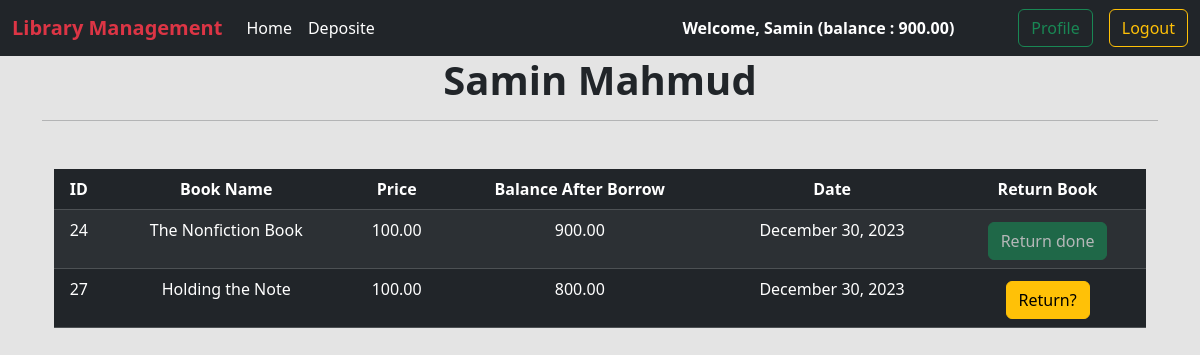
Screenshot of /book/profile/ (signed in) with the database file from the repository.
### accounts/models.py (models this page shows)
class UserAccount(models.Model):
    user = models.OneToOneField(User,related_name='account', on_delete=models.CASCADE)
    initial_deposite_date = models.DateField(auto_now_add=True)
    balance = models.DecimalField(default=0, max_digits=12, decimal_places=2)
    def __str__(self):
        return str(self.user.id)

### book/models.py (models this page shows, shortened)
class BorrowedBook(models.Model):
    book = models.ForeignKey(Book, on_delete=models.CASCADE)
    account = models.ForeignKey(UserAccount,  on_delete = models.CASCADE)
    borrowing_date = models.DateTimeField(auto_now_add=True)
    balance_after_borrow = models.DecimalField(decimal_places=2, max_digits = 12, null= True, blank= True)
    returned = models.BooleanField(default=False)
    timestamp = models.DateTimeField(auto_now_add=True, null= True, blank= True)

class Book (models.Model):
    categories = models.ManyToManyField(Category)
    image = models.ImageField(upload_to='book/media/')
    title = models.CharField(max_length=100)
    description = models.TextField()
    borrow_price = models.DecimalField(max_digits=10, decimal_places=2)

### book/views.py (the view)
# urls.py: path('profile/', views.profileView, name='profile'),
def profileView (request):
    user_profile, created = Profile.objects.get_or_create(account=request.user.account)
    print(user_profile)
    data = user_profile.borrowed_book.all()
    return render(request, 'profile.html', {'data': data})

### book/models.py (called while the page is built)
    def __str__(self):
        return f"Profile: {self.account}"

### book/templates/profile.html (shortened to what this page needs)
{% extends 'base.html' %}
{% load static %}
{% block content %}
<div class="container text-center"> <h1> <b>{{user.first_name}} {{user.last_name}}</b></h1> <hr>
{% if data %}
<div class= "container mt-5">
    <table class="table table-dark table-striped">
        <thead>
          <tr>
            <th scope="col">ID</th>
            <th scope="col">Book Name</th>
            <th scope="col">Price</th>
            <th scope="col">Balance After Borrow</th>
            <th scope="col">Date</th>
            <th scope="col">Return Book</th>
          </tr>
        </thead>
        <tbody>
        {% for i in data %}
          <tr>
            <td>{{i.id}}</td>
            <td>{{i.book.title }} </td>
            <td>{{i.book.borrow_price}}</td>
            <td>{{i.balance_after_borrow}}</td>
            <td>{{ i.timestamp|date:"F d, Y " }}</td>
            {% if i.returned %}
                <td><button class="btn btn-success mt-1" disabled>Return done</button></td>
            {% else %}
                <td>
                    <a href="{% url 'returned' i.id %}" class="btn btn-warning mt-1">Return?</a>
                </td>
            {% endif %}
          </tr>
        {% endfor %}
        </tbody>
      </table>
</div>
{% endif %}
{% endblock %}

### templates/base.html (shortened to what this page needs)
<!doctype html>
<html lang="en">
  <head>
    <link href="https://cdn.jsdelivr.net/npm/bootstrap@5.3.2/dist/css/bootstrap.min.css" rel="stylesheet">
  </head>
  <body style="background-color : #e4e4e4">
    <nav class="navbar navbar-expand-lg bg-dark">
        <div class="container-fluid">
          <a class="navbar-brand text-lg text-danger fw-bolder" href="#">Library Management</a>
          <div class="collapse navbar-collapse" id="navbarSupportedContent">
            <ul class="navbar-nav me-auto mb-2 mb-lg-0">
              <li class="nav-item">
                <a class="nav-link active text-white" aria-current="page" href="{% url 'home' %}">Home</a>
              </li>
              {% if request.user.is_authenticated %}
              <li class="nav-item">
                <a class="nav-link active text-white fw-medium" aria-current="page" href="{% url 'deposit' %}">Deposite</a>
              </li>
              {% endif %}
            </ul>
            <form class="d-flex gap-3" role="search">
                {% if request.user.is_authenticated %}
                <div class="text-white my-auto px-5 fw-bolder">Welcome, {{ request.user.first_name }} (balance : {{request.user.account.balance}}) </div>
                    <a href="{% url 'profile' %}" class="btn btn-outline-success">Profile</a>
                    <a href="{% url 'logout' %}" class="btn btn-outline-warning">Logout</a>
                {% else %}
                    <a href="{% url 'register' %}" class="btn btn-outline-success">Register</a>
                    <a href="{% url 'login' %}" class="btn btn-outline-success">Login</a>
                {% endif  %}
            </form>
          </div>
        </div>
      </nav>
    {% block content %} {% endblock %}
  </body>
</html>

### rows the page displays
BorrowedBook: id "24", book "The Nonfiction Book", book.borrow_price "100.00", balance_after_borrow "900.00", timestamp "December 30, 2023", returned "Return done"
BorrowedBook: id "27", book "Holding the Note", book.borrow_price "100.00", balance_after_borrow "800.00", timestamp "December 30, 2023", returned "Return?"

### other values shown
{{ request.user.first_name }} "Samin"
{{ request.user.account.balance }} "900.00"
{{ user.first_name }} "Samin"
{{ user.last_name }} "Mahmud"
